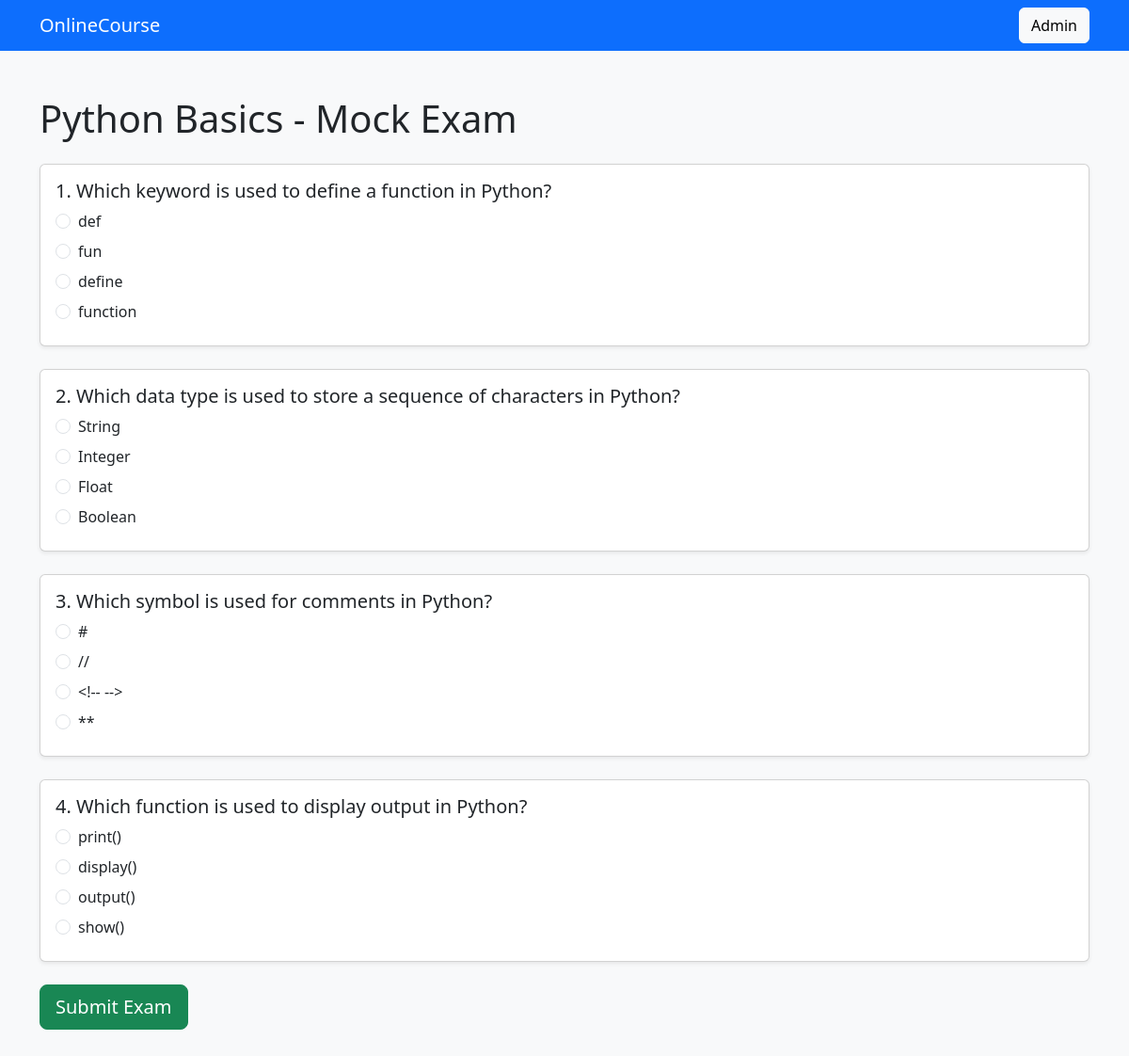
The app's page /exam/2/ (signed in) with its own data.
### onlinecourse/models.py (models this page shows, shortened)
class Lesson(models.Model):
    course = models.ForeignKey(Course, on_delete=models.CASCADE, related_name="lessons")
    title = models.CharField(max_length=200)
    content = models.TextField(blank=True)

class Question(models.Model):
    course = models.ForeignKey(Course, on_delete=models.CASCADE, null=True, blank=True)
    lesson = models.ForeignKey(Lesson, on_delete=models.CASCADE, related_name="questions", null=True, blank=True)
    question_text = models.CharField(max_length=500)
    grade = models.IntegerField(default=50)
    @property
    def content(self):
        return self.question_text

class Choice(models.Model):
    question = models.ForeignKey(Question, on_delete=models.CASCADE, related_name="choices")
    choice_text = models.CharField(max_length=300)
    is_correct = models.BooleanField(default=False)
    @property
    def content(self):
        return self.choice_text

### onlinecourse/views.py (the view)
# urls.py: path("exam/<int:lesson_id>/", views.exam, name="exam"),
@login_required
def exam(request, lesson_id):
    lesson = Lesson.objects.filter(id=lesson_id).first()
    if lesson:
        course = lesson.course
        questions = Question.objects.filter(lesson=lesson).prefetch_related("choices")
        if not questions.exists():
            questions = Question.objects.filter(course=course).prefetch_related("choices")
    else:
        course = get_object_or_404(Course, id=lesson_id)
        lesson = course.lessons.first()
        questions = Question.objects.filter(course=course).prefetch_related("choices")
    return render(
        request,
        "exam.html",
        {"lesson": lesson, "course": course, "questions": questions},
    )

### templates/exam.html (shortened to what this page needs)
<!DOCTYPE html>
<html lang="en">
<head>
    <link
        href="https://cdn.jsdelivr.net/npm/bootstrap@5.3.3/dist/css/bootstrap.min.css"
        rel="stylesheet"
    >
</head>
<body class="bg-light">
<nav class="navbar navbar-dark bg-primary">
    <div class="container">
        <span class="navbar-brand mb-0 h1">OnlineCourse</span>
        <a href="/admin/" class="btn btn-light">Admin</a>
    </div>
</nav>
<div class="container my-5">
    <h1 class="mb-4">{{ lesson.title }} - Mock Exam</h1>
    <form method="POST" action="{% url 'submit' course.id %}">
        {% for question in questions %}
        <div class="card mb-4 shadow-sm">
            <div class="card-body">
                <h5 class="card-title">
                    {{ forloop.counter }}. {{ question.question_text }}
                </h5>
                {% for choice in question.choices.all %}
                <div class="form-check mb-2">
                    <input
                        class="form-check-input"
                        type="radio"
                        name="question_{{ question.id }}"
                        value="{{ choice.id }}"
                        id="choice_{{ choice.id }}"
                        required
                    >
                    <label
                        class="form-check-label"
                        for="choice_{{ choice.id }}"
                    >
                        {{ choice.choice_text }}
                    </label>
                </div>
                {% endfor %}
            </div>
        </div>
        {% endfor %}
        <button type="submit" class="btn btn-success btn-lg">
            Submit Exam
        </button>
    </form>
</div>
</body>
</html>

### records on screen
Lesson: title "Python Basics"
Question: question_text "Which keyword is used to define a function in Python?"
Choice: choice_text "def"
Choice: choice_text "fun"
Choice: choice_text "define"
Choice: choice_text "function"
Question: question_text "Which data type is used to store a sequence of characters in Python?"
Choice: choice_text "String"
Choice: choice_text "Integer"
Choice: choice_text "Float"
Choice: choice_text "Boolean"
Question: question_text "Which symbol is used for comments in Python?"
Choice: choice_text "#"
Choice: choice_text "//"
Choice: choice_text "<!-- -->"
Choice: choice_text "**"
Question: question_text "Which function is used to display output in Python?"
Choice: choice_text "print()"
Choice: choice_text "display()"
Choice: choice_text "output()"
Choice: choice_text "show()"
